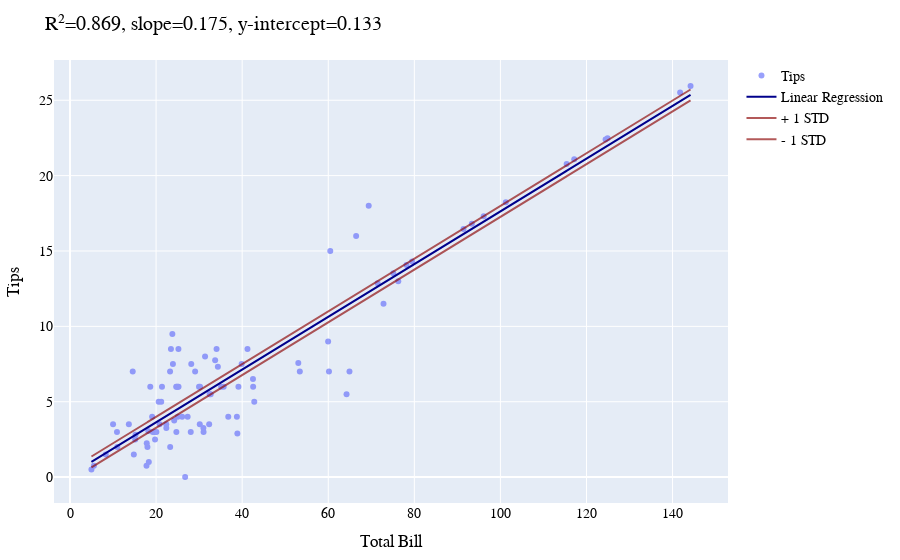

Here is the notebook cell this chart was saved with:
### Markdown cell above
# Adding additional statistics
Expanding upon the first plot, one can also display some statistical data of the model.
Here, we use the **Printf** library to format the title string. 
**GLM** offers several methods to extract the coefficients of the data.
Using the error of the slope, the standard deviation error of the y-intercept is displayed.

### Code cell
using CSV, Downloads, DataFrames, PlotlyJS, GLM, Printf

function plot_linear_regression_glm_tips_with_stats()
    tips = DataFrame(CSV.File(Downloads.download("https://git.io/J6x4j")))
    
    scatter_trace = scatter(tips; x=:bill, y=:tip, mode="markers", opacity=0.65, name="Tips")
    
    linear_model = lm(@formula(tip ~ bill), tips)
    insertcols!(tips, :lr_tips => GLM.predict(linear_model, tips))

    regression_trace = scatter(tips; x=:bill, y=:lr_tips, 
                               mode = "lines", line_color = "darkblue", name="Linear Regression")
    
    slope_stderror = stderror(linear_model)[1]
    regression_trace_upper = scatter(; x=tips.bill, y=tips.lr_tips .+ slope_stderror, 
                                     mode = "lines", line_color = "darkred", opacity=0.65, name="+ 1 STD")
    
    regression_trace_lower = scatter(; x=tips.bill, y=tips.lr_tips .- slope_stderror, 
                                     mode = "lines", line_color = "darkred", opacity=0.65, name="- 1 STD")
    
    plot_title = @sprintf "R²=%.3f, slope=%.3f, y-intercept=%.3f" r2(linear_model) coef(linear_model)[2] coef(linear_model)[1]
    layout = Layout(xaxis_title="Total Bill", yaxis_title="Tips", title=plot_title,
                    font=attr(family="Times New Roman", size=14, color="Black"))
    
    plot([scatter_trace,regression_trace,regression_trace_upper,regression_trace_lower], layout)
end

plot_linear_regression_glm_tips_with_stats()
